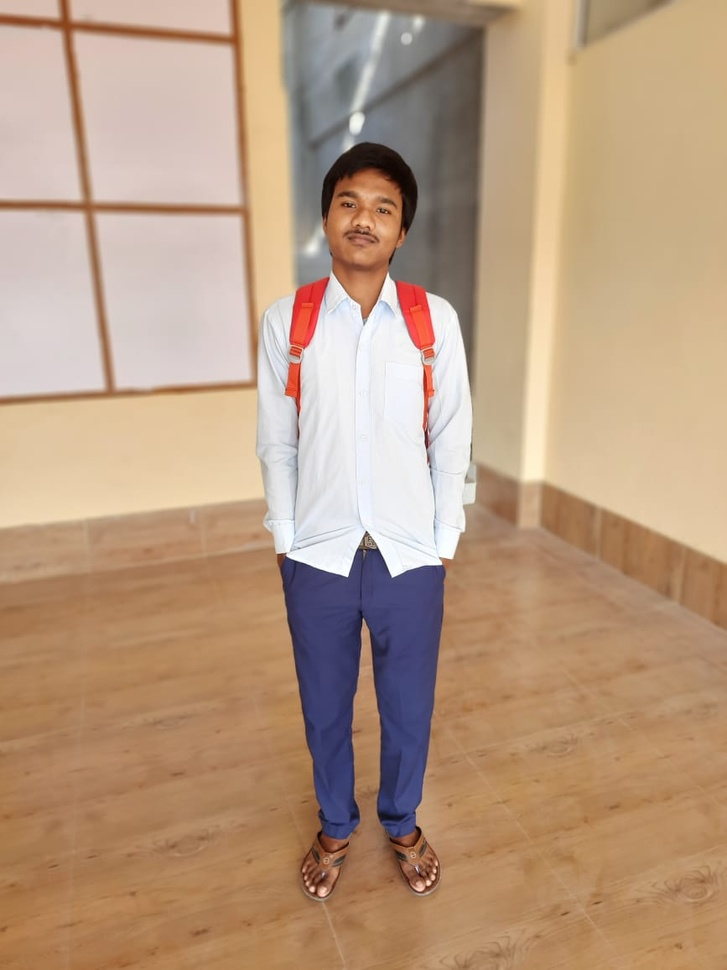
#> input picture EdgeDetection/m02.jpg, 727 x 970 px, shrunk from 867 x 1156 before the run
$ python edge.py
#> lines starting #> are read from the running program, lines starting #| are printed output that depends on the picture; after the words box and inside, x2 and y2 are one past the last pixel; in counts of white or black regions, pixels touching at a corner belong together
# pyhton program for edge detection

import cv2

# Read the original image
img = cv2.imread('m02.jpg')
#> img is the input picture: shape (970, 727, 3); mean B, G, R 128.7, 154.3, 183.9

# Convert to graycsale
img_gray = cv2.cvtColor(img, cv2.COLOR_BGR2GRAY)
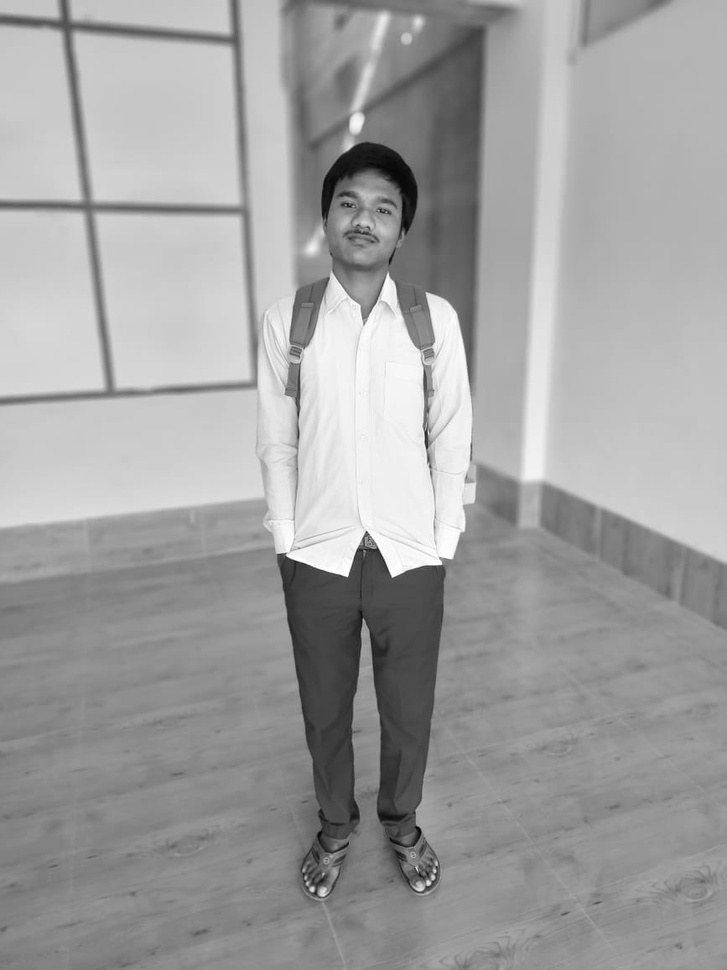
#> img_gray: shape (970, 727); min 5, max 255, mean 160.3
# Blur the image for better edge detection
img_blur = cv2.GaussianBlur(img_gray, (3,3), 0)

# Canny Edge Detection
edges = cv2.Canny(image=img_blur, threshold1=100, threshold2=200)
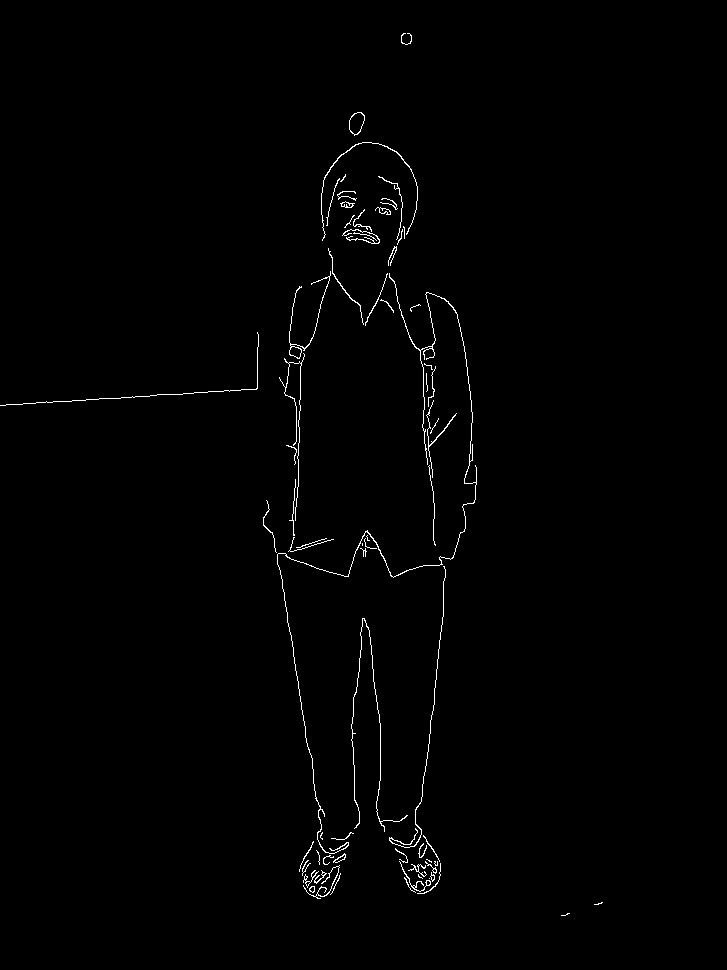
#> edges: shape (970, 727); 0.83% white in thin lines or dots, all inside (x1, y1, x2, y2) = (0, 33, 603, 916)
# Display Canny Edge Detection Image
cv2.imshow('Edge Detection', edges)

cv2.waitKey(0)
cv2.destroyAllWindows()
